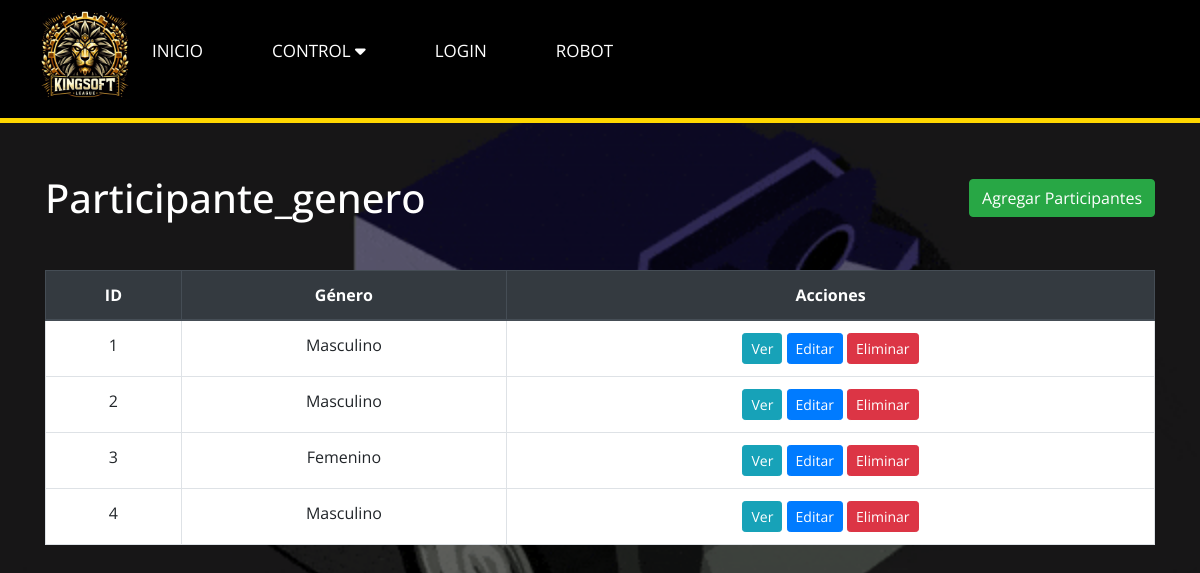
The page /Diseño/ParticipanteGeneroView.php (signed in) on the database its author committed.
### tables this page shows
CREATE TABLE `participante_genero` (
  `id` int(11) NOT NULL,
  `genero` varchar(20) DEFAULT NULL
);

### Diseño/ParticipanteGeneroController.php (called while the page is built, shortened)
<?php
require_once 'ParticipanteGeneroModel.php';
class ParticipanteGeneroController {
    private $model;
    public function __construct($db) {
        $this->model = new ParticipanteGeneroModel($db);
    }
    public function getAllParticipanteGenero() {
        return $this->model->getAllParticipanteGenero();
    }
}
?>

### Diseño/ParticipanteGeneroModel.php (called while the page is built, shortened)
<?php
class ParticipanteGeneroModel {
    private $conn;
    public function __construct($db) {
        $this->conn = $db;
    }
    public function getAllParticipanteGenero() {
        $query = "SELECT * FROM participante_genero";
        $stmt = $this->conn->prepare($query);
        $stmt->execute();
        return $stmt;
    }
}
?>

### Diseño/ParticipanteGeneroView.php (the view, shortened to what this page needs)
<?php
require_once 'ParticipanteGeneroController.php';
$db = new PDO('mysql:host=localhost;dbname=datosks', 'root', '');
$controller = new ParticipanteGeneroController($db);
$participante_genero = $controller->getAllParticipanteGenero();
?>
<!DOCTYPE html>
<html lang="en">
<head>
    <link rel="stylesheet" href="https://maxcdn.bootstrapcdn.com/bootstrap/4.5.2/css/bootstrap.min.css">
</head>
<body>
<?php
    include 'navegador.php'
    ?>
<div class="container">
        <div class="d-flex justify-content-between align-items-center mb-4">
            <h1 class="mt-4 mb-4">Participante_genero</h1>
            <a href="agregar_club.php" class="btn btn-success">Agregar Participantes</a>
        </div>
        <table class="table table-bordered">
            <thead class="thead-dark">
                <tr>
                    <th>ID</th>
                    <th>Género</th>
                    <th>Acciones</th>
                </tr>
            </thead>
            <tbody>
                <?php while ($genero = $participante_genero->fetch(PDO::FETCH_ASSOC)) : ?>
                    <tr>
                        <td><?php echo $genero['id']; ?></td>
                        <td><?php echo $genero['genero']; ?></td>
                        <td>
                            <a href="vergenero.php?id=<?php echo $genero['id']; ?>" class="btn btn-info btn-sm">Ver</a>
                            <a href="editargenero.php?id=<?php echo $genero['id']; ?>" class="btn btn-primary btn-sm">Editar</a>
                            <a href="eliminargenero.php?id=<?php echo $genero['id']; ?>" class="btn btn-danger btn-sm">Eliminar</a>
                        </td>
                    </tr>
                <?php endwhile; ?>
            </tbody>
        </table>
    </div>
</body>
</html>

### Diseño/stylelogin.css (style rules this page uses)
* { padding: 0; margin: 0; box-sizing: border-box; font-family: 'Open Sans', sans-serif; }
html { scroll-behavior: smooth; }

### Diseño/ParticipanteGeneroView.php (style rules this page uses)
.table { background-color:white; }
.container { margin-top: 150px; text-align: center; }
h1 { color:white; }

### rows shown on the page
participante_genero: id "1", genero "Masculino"
participante_genero: id "2", genero "Masculino"
participante_genero: id "3", genero "Femenino"
participante_genero: id "4", genero "Masculino"
